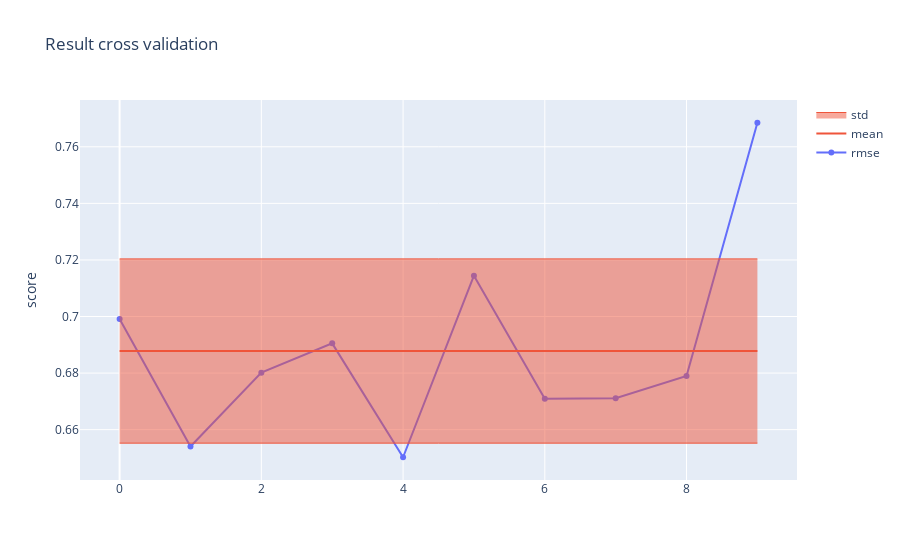

Notebook source saved alongside this figure:
### Code cell
# test
import pandas as pd
from nnights.experiment import Experiment


data_train = pd.read_csv('data/flights_train.csv')
# init exp
exp = Experiment(name='RF_node_deg', data=data_train)

config = {
    'enrich': [
        'add_day_of_year', 
        'add_distance_to_holidays',
        'add_distance_to_next_holiday',
        'add_distance_to_previous_holiday',
        'add_path_distance', 
        'add_path_embedding', 
    ],
    'model': {
        'model_params': {'objective': 'reg:squarederror'},
        'train_params': {'use_cv': True}
    },
    'x_columns': ['avg_weeks', 'std_weeks']
}

# run exp
exp.run(config)
# or if enriched run instead exp.run(config,use_cache=True)


# store exp data
X_data = pd.read_csv("data/flights_Xtest.csv")

### Figure 1 — Plotly figure (JSON) as saved in the notebook; plotly's stock layout.template omitted (floating-point values rounded to 4 significant figures)
{"data": [{"name": "rmse", "type": "scatter", "y": [0.6991, 0.654, 0.6802, 0.6905, 0.6502, 0.7144, 0.6709, 0.6711, 0.679, 0.7685]}, {"marker": {"color": "#EF553B"}, "mode": "lines", "name": "mean", "type": "scatter", "y": [0.6878, 0.6878, 0.6878, 0.6878, 0.6878, 0.6878, 0.6878, 0.6878, 0.6878, 0.6878]}, {"line": {"width": 1}, "marker": {"color": "#EF553B"}, "mode": "lines", "showlegend": false, "type": "scatter", "y": [0.7204, 0.7204, 0.7204, 0.7204, 0.7204, 0.7204, 0.7204, 0.7204, 0.7204, 0.7204]}, {"fill": "tonexty", "line": {"width": 1}, "marker": {"color": "#EF553B"}, "mode": "lines", "name": "std", "type": "scatter", "y": [0.6552, 0.6552, 0.6552, 0.6552, 0.6552, 0.6552, 0.6552, 0.6552, 0.6552, 0.6552]}], "layout": {"title": {"text": "Result cross validation"}, "yaxis": {"title": {"text": "score"}}}}
